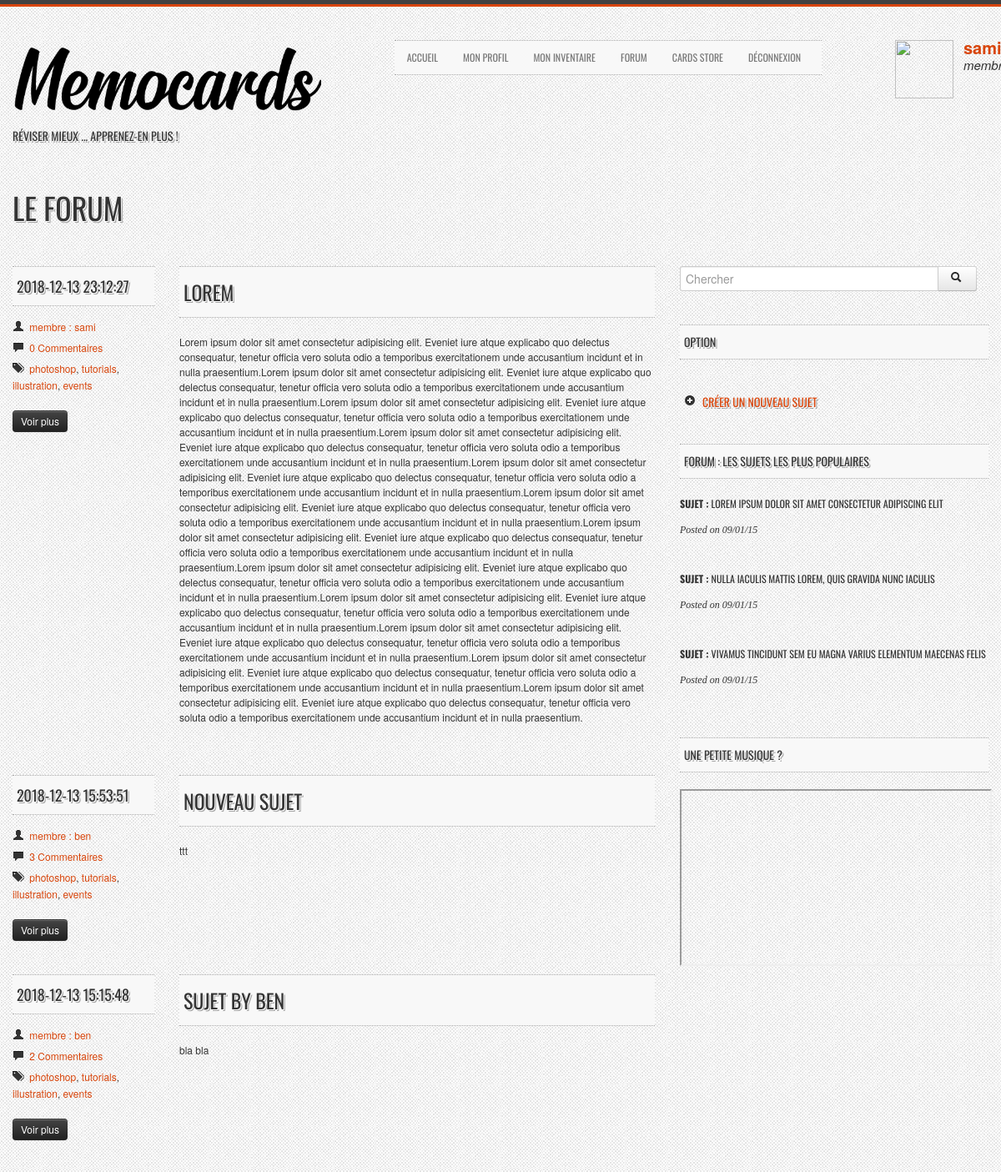
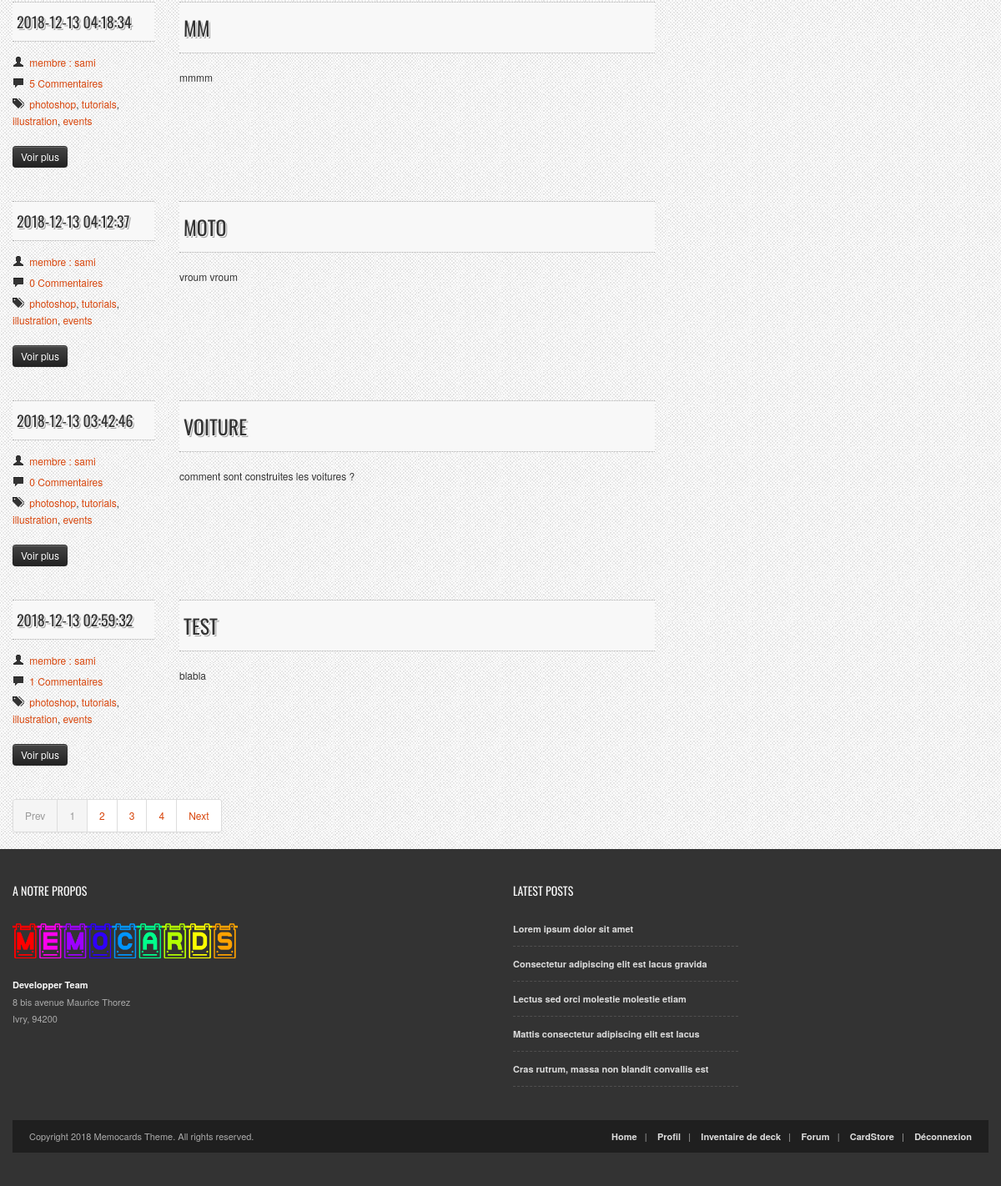
The page /index.php?page=forum (signed in) on the database its author committed (2 pictures, top to bottom).
### tables this page shows
CREATE TABLE IF NOT EXISTS `subject` (
  `id` int(11) NOT NULL AUTO_INCREMENT,
  `title` varchar(255) NOT NULL,
  `date_posted` datetime NOT NULL,
  `content` longtext NOT NULL,
  `status` varchar(15) NOT NULL,
  `user_id` int(11) NOT NULL,
  PRIMARY KEY (`id`),
  KEY `fk_subject_user1_idx` (`user_id`)
);

CREATE TABLE IF NOT EXISTS `user` (
  `id` int(11) NOT NULL AUTO_INCREMENT,
  `username` varchar(25) NOT NULL,
  `password` varchar(255) NOT NULL,
  `profile_picture` varchar(255) NOT NULL,
  `status` varchar(45) NOT NULL,
  `birth_date` date NOT NULL,
  `sex` varchar(1) NOT NULL,
  `region` varchar(45) NOT NULL,
  `email` varchar(255) NOT NULL,
  PRIMARY KEY (`id`),
  UNIQUE KEY `username_UNIQUE` (`username`)
);

### Modeles/modele_select.php (called while the page is built, shortened)
<?php
    function subjects_SELECT()
    {
        $bdd = bdd();
        $req = $bdd->query('SELECT *
                                FROM subject
                                INNER JOIN user ON subject.user_id=user.id
                                ORDER BY date_posted DESC;
                            ');
        $req->execute(array());
        return $req;
    }
    function count_message_SELECT($subject_id)
    {
        $bdd = bdd();
        $req = $bdd->prepare('  SELECT COUNT(content_message) as count_message
                                FROM message
                                WHERE subject_id = ?
                            ');
        $req->execute(array(intval($subject_id)));
        $count_message = $req->fetch();
        return $count_message;
    }
?>

### Controllers/forum_Controllers.php (called while the page is built, shortened)
<?php
    if (!isset($_GET['subject_id']))
    {
        $req = subjects_SELECT();
        $subjects_views = $req->fetchAll();
        foreach($subjects_views as $key => $value)
        {
            $count = count_message_SELECT($subjects_views[$key][0]);
            $subjects_views[$key]['count_message'] = $count['count_message'];
        }
        if (isset($_GET['choix_forum']) && $_GET['choix_forum'] === 'creer_sujet')
        {
            if (isset($_POST['title']) && isset($_POST['content']))
            {
                $_POST['title'] = trim($_POST['title']);
                $_POST['content'] = trim($_POST['content']);
                if (!empty($_POST['title']) && !empty($_POST['content']))
                {
                    create_topic_INSERT(htmlspecialchars($_POST['title']), 'ouvert', htmlspecialchars($_POST['content']), $_SESSION['id']);
                    $req = id_subjects_SELECT($_SESSION['id'], $_POST['content']);
                    $id_subject = $req->fetch();
                    header('Location: index.php?page=forum&subject_id='.$id_subject['id'].'');
                    exit();
                }
                else
                {
                    require(dirname(__FILE__).'/../Public/js/empty_form.js');
                }
            }
            require(dirname(__FILE__).'/../Views/forum_Views.php');
        }
        else
        {
            require(dirname(__FILE__).'/../Views/template_forum.php');
        }
    }
    require(dirname(__FILE__).'/../Views/template.php');
?>

### Views/template_forum.php (the view, shortened to what this page needs)
<?php
    foreach($subjects_views as $key => $value) {  ?>
        <article>
            <div class="row">
                <div class="span2 blog-style-2">
                    <h4 class="title-bg"><?php echo $subjects_views[$key]['date_posted'] ?></h4>
                    <ul class="post-data">
                        <li><i class="icon-user"></i> <a href="#"><?php echo $subjects_views[$key]['status'].' : '.$subjects_views[$key]['username'] ; ?></a></li>
                        <li><i class="icon-comment"></i> <a href="#"><?php echo $subjects_views[$key]['count_message']; ?> Commentaires</a></li>
                        <li><i class="icon-tags"></i> <a href="#">photoshop</a>, <a href="#">tutorials</a>, <a href="#">illustration</a>, <a href="#">events</a></li>
                    </ul>
                    <button onclick="location.href='index.php?page=forum&subject_id=<?php echo $subjects_views[$key][0]; ?>'" class="btn btn-small btn-inverse">Voir plus</button>
                </div>
                <div class="span6">
                    <h3 class="title-bg"><a href="index.php?page=forum&subject_id=<?php echo $subjects_views[$key][0]; ?>"><?php echo $subjects_views[$key]['title']; ?> </a></h3>
                    <p><?php echo $subjects_views[$key]['content'] ?></p>
                </div>
            </div>
        </article>
<?php
    } ?>
        <div class="pagination">
            <ul>
            <li class="active"><a href="#">Prev</a></li>
            <li class="active"><a href="#">1</a></li>
            <li><a href="#">2</a></li>
            <li><a href="#">3</a></li>
            <li><a href="#">4</a></li>
            <li><a href="#">Next</a></li>
            </ul>
        </div>

### rows shown on the page
subject: date_posted "2018-12-13 23:12:27", user.status "membre", user.username "sami", count_message "0", title "LOREM", content "Lorem ipsum dolor sit amet consectetur adipisicing elit. Eveniet iure atque explicabo quo delectus consequatur, tenetur officia vero soluta odio a temporibus exercitationem unde accusantium incidunt et in nulla praesentium.Lorem ipsum dolor sit amet consectetur adipisicing elit. Eveniet iure atque explicabo quo delectus consequatur, tenetur officia vero soluta odio a temporibus exercitationem unde accusantium incidunt et in nulla praesentium.Lorem ipsum dolor sit amet consectetur adipisicing elit. Eveniet iure atque explicabo quo delectus consequatur, tenetur officia vero soluta odio a temporibus exercitationem unde accusantium incidunt et in nulla praesentium.Lorem ipsum dolor sit amet…"
subject: date_posted "2018-12-13 15:53:51", user.status "membre", user.username "ben", count_message "3", title "NOUVEAU SUJET", content "ttt"
subject: date_posted "2018-12-13 15:15:48", user.status "membre", user.username "ben", count_message "2", title "SUJET BY BEN", content "bla bla"
subject: date_posted "2018-12-13 04:18:34", user.status "membre", user.username "sami", count_message "5", title "MM", content "mmmm"
subject: date_posted "2018-12-13 04:12:37", user.status "membre", user.username "sami", count_message "0", title "MOTO", content "vroum vroum"
subject: date_posted "2018-12-13 03:42:46", user.status "membre", user.username "sami", count_message "0", title "VOITURE", content "comment sont construites les voitures ?"
subject: date_posted "2018-12-13 02:59:32", user.status "membre", user.username "sami", id "1", title "TEST", content "blabla"

### other values the page prints
$section "LE FORUM"
$_SESSION['username'] "sami"
